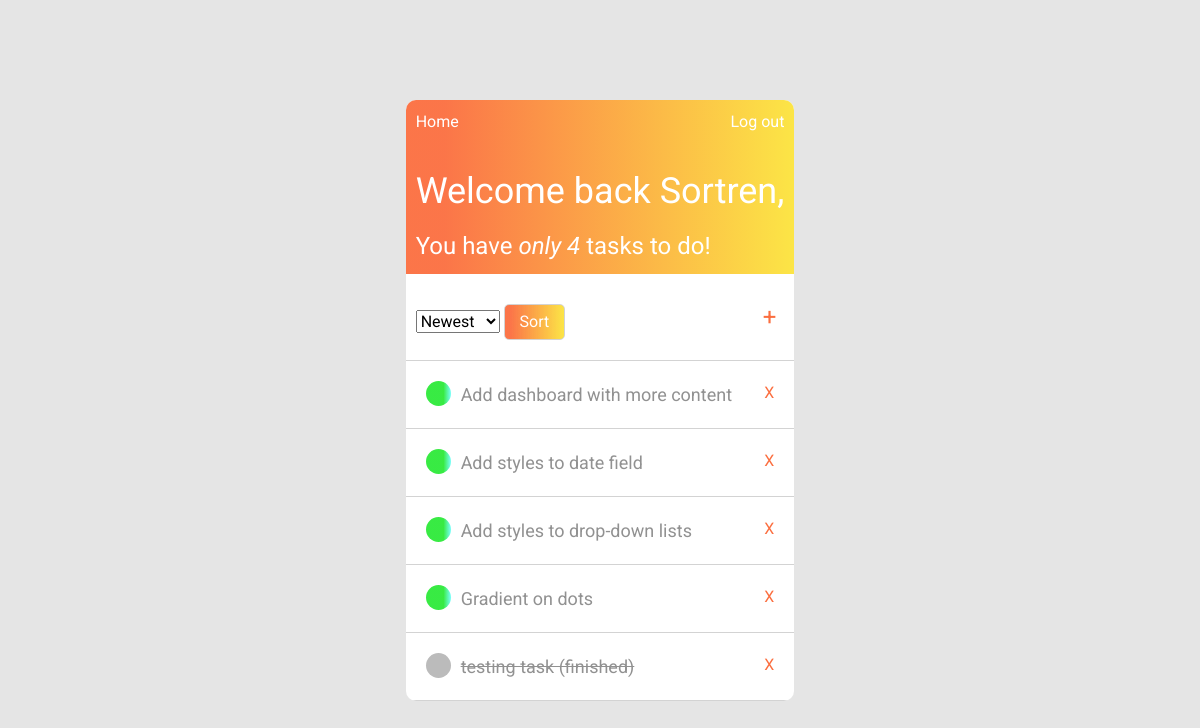
The app's page / (signed in), older data.
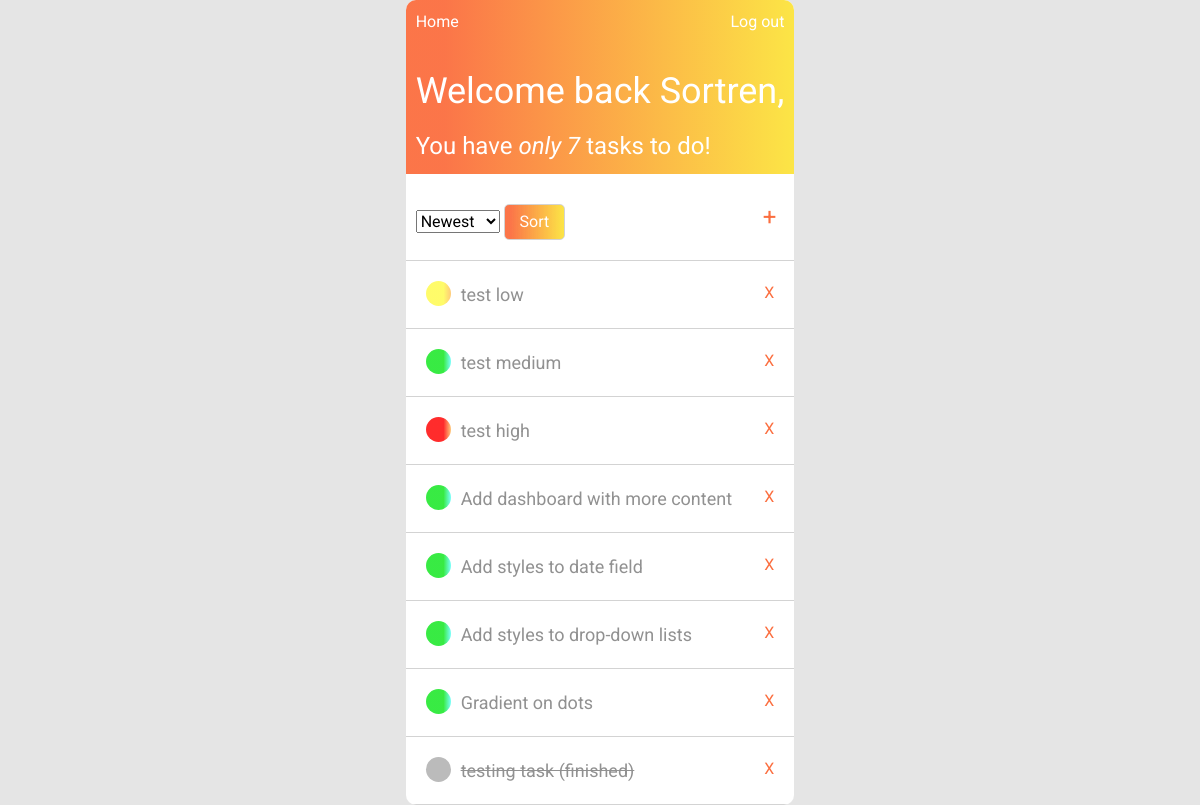
The same page, newer data.
### to_do/models.py (models this page shows, shortened)
class Task(models.Model):
    class Priority(models.IntegerChoices):
        LOW = 1
        MEDIUM = 2
        HIGH = 3
    title = models.CharField(max_length=100)
    content = models.TextField()
    date_posted = models.DateTimeField(default=timezone.now)
    finished = models.BooleanField(default=False)
    updated = models.BooleanField(default=False)
    priority = models.IntegerField(default=1, choices=Priority.choices)
    deadline = models.DateTimeField(default=timezone.now)
    """
    Author is a foreign key in a Task's table, because the containing user's id is being taken from the User's table
    to create a relation between them. Now each task has a field called "author" filled with an id of the user
    who created this task.
    """
    author = models.ForeignKey(User, on_delete=models.CASCADE)

### to_do/views.py (the view)
# urls.py: 2. Add a URL to urlpatterns:  path('', views.home, name='home')
@login_required(login_url='login')
def home(request):
    sort_form = OrderTasks()
    """
    Defaultly, the tasks are being sorted by newest descendingly and pushing
    finished tasks to the bottom of the stack
    """
    tasks = Task.objects.filter(
        author=request.user).order_by('finished', '-id')
    if request.method == 'POST':
        sort_form = OrderTasks(request.POST)
        try:
            sort_form_value = sort_form['method'].value()
        except KeyError as e:
            pass
        if sort_form_value == 'priority':
            tasks = Task.objects.filter(
                author=request.user).order_by('finished', '-priority')
        elif sort_form_value == 'deadline':
            tasks = Task.objects.filter(
                author=request.user).order_by('finished', 'deadline')
    else:  # if request.method == 'GET'
        tasks = Task.objects.filter(
            author=request.user).order_by('finished', '-id')
    context = {
        'tasks': tasks,
        'incomplete': Task.objects.filter(author=request.user, finished=False).count(),
        'form': sort_form
    }
    return render(request, 'to_do/home.html', context)

### to_do/forms.py
class OrderTasks(forms.Form):
    METHOD_CHOICE = [
        ('newest', 'Newest'),
        ('deadline', 'Deadline'),
        ('priority', 'Priority'),
    ]
    method = forms.CharField(
        label="", widget=forms.Select(choices=METHOD_CHOICE))

### to_do/templates/to_do/home.html (shortened to what this page needs)
{%extends "to_do/base_home.html"%}
{% block tasks-to-do %}
  <span class="incomplete">
    You have
    {% if not incomplete %}
      <i>nothing</i>
    {% else %}
      <i>only {{ incomplete }}</i>
    {% endif %}
    {% if incomplete > 1%}
      tasks
    {%elif incomplete == 1%}
      task
    {%endif%}
      to do!
  </span>
{% endblock tasks-to-do %}
{% block mid-panel %}
  <div class="sort">
    <form method="POST">
      {{form}}
      <button class = "button" type="submit">Sort</button>
    </form>
  </div>
  <div class="add">
      <a href = "{% url 'add-task' %}" class = "add-task">+</a>
  </div>
{% endblock mid-panel %}
{%block tasks%}
  {% for task in tasks %}
    <div class="task">
      <div class="content">
        {% if task.finished %}
          <span class="dot" style="background-color: #bbb"></span>
          <a href="{% url 'update-task' task.id %}" class="task-title"><s>{{ task.title }}</s></a>
        {% elif task.priority == 1 %}
        <span class="dot" style="
          background: rgb(255,251,95);
          background: linear-gradient(90deg, rgba(255,251,95,0.9332107843137255) 70%, rgba(255,197,110,0.9192051820728291) 100%);"></span>
        {% elif task.priority == 2 %}
          <span class="dot" style="
          background: rgb(42,233,54);
          background: linear-gradient(90deg, rgba(42,233,54,0.9332107843137255) 70%, rgba(110,255,253,0.9192051820728291) 100%);"></span>
        {% elif task.priority == 3 %}
          <span class="dot" style="
          background: rgb(255,29,29);
          background: linear-gradient(90deg, rgba(255,29,29,0.9332107843137255) 70%, rgba(255,197,110,0.9192051820728291) 100%);"></span>
        {% endif %}
        {% if not task.finished %}
          <a href="{% url 'update-task' task.id %}" class="task-title">{{ task.title }} {% if task.updated %} (updated) {% endif %}</a>
        {% endif %}
      </div>
      <a href="{% url 'delete-task' task.id %}" class="delete-task">X</a>
    </div>
  {%endfor%}
{%endblock tasks%}

Row changes from the older to the newer data that the page shows:
added Task: finished False (drawn), title "test low"
added Task: finished False (drawn), title "test medium"
added Task: finished False (drawn), title "test high"
Text that changed along with them:
{{ incomplete }}: "4" → "7"
